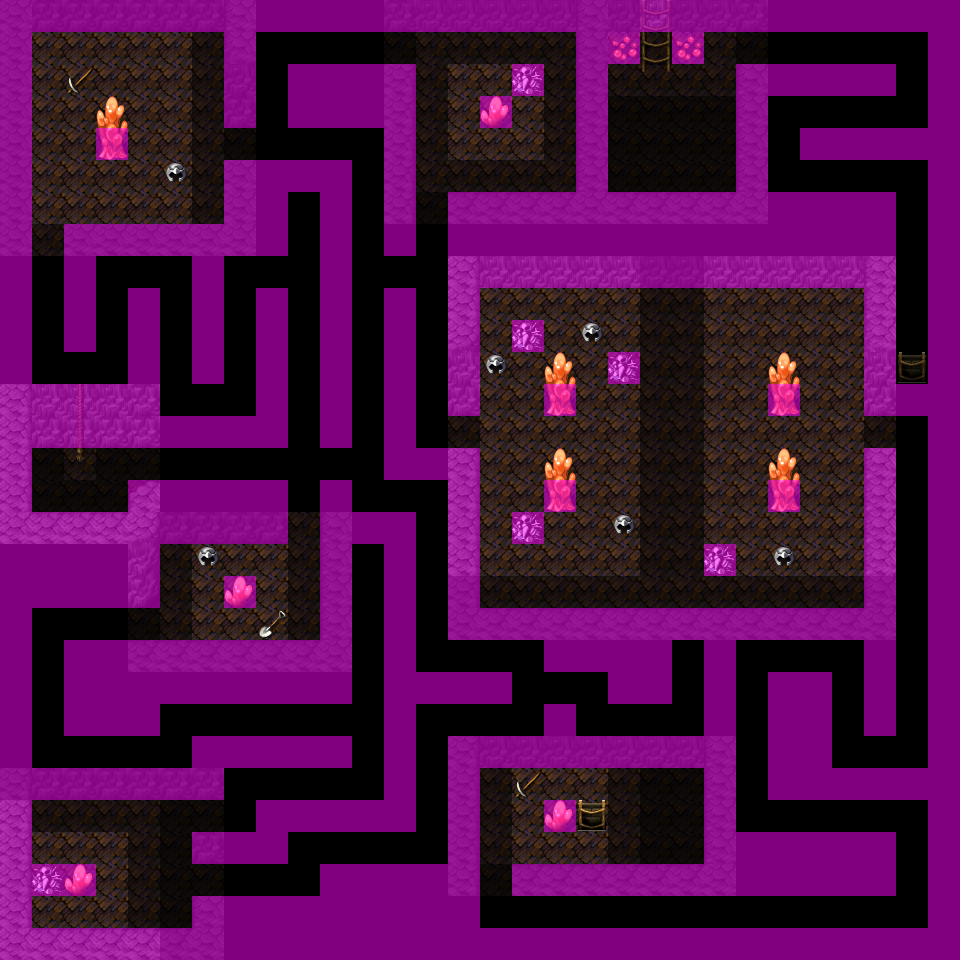

This is a level from a 2D game, rendered from its Tiled map with the project's own tilesets. A one-line summary and the map file follow, with tile-layer data summarised:
An orthogonal 30x30 tile map with 32x32 px tiles, 4 tile layers (Ground, Objects, Above, Walkable), 40 tilesets and 9 objects (5x spawn, 4x mapchange).

<map version="1.0" orientation="orthogonal" width="30" height="30" tilewidth="32" tileheight="32">
 <tileset firstgid="1" name="map_bed_1" tilewidth="32" tileheight="32">
  <image source="../drawable/map_bed_1.png" width="512" height="256" />
 </tileset>
 <tileset firstgid="129" name="map_border_1" tilewidth="32" tileheight="32">
  <image source="../drawable/map_border_1.png" width="512" height="256" />
 </tileset>
 <tileset firstgid="257" name="map_bridge_1" tilewidth="32" tileheight="32">
  <image source="../drawable/map_bridge_1.png" width="512" height="256" />
 </tileset>
 <tileset firstgid="385" name="map_broken_1" tilewidth="32" tileheight="32">
  <image source="../drawable/map_broken_1.png" width="512" height="256" />
 </tileset>
 <tileset firstgid="513" name="map_cavewall_1" tilewidth="32" tileheight="32">
  <image source="../drawable/map_cavewall_1.png" width="576" height="192" />
 </tileset>
 <tileset firstgid="621" name="map_cavewall_2" tilewidth="32" tileheight="32">
  <image source="../drawable/map_cavewall_2.png" width="576" height="192" />
 </tileset>
 <tileset firstgid="729" name="map_cavewall_3" tilewidth="32" tileheight="32">
  <image source="../drawable/map_cavewall_3.png" width="576" height="192" />
 </tileset>
 <tileset firstgid="837" name="map_chair_table_1" tilewidth="32" tileheight="32">
  <image source="../drawable/map_chair_table_1.png" width="512" height="256" />
 </tileset>
 <tileset firstgid="965" name="map_crate_1" tilewidth="32" tileheight="32">
  <image source="../drawable/map_crate_1.png" width="512" height="256" />
 </tileset>
 <tileset firstgid="1093" name="map_cupboard_1" tilewidth="32" tileheight="32">
  <image source="../drawable/map_cupboard_1.png" width="512" height="256" />
 </tileset>
 <tileset firstgid="1221" name="map_curtain_1" tilewidth="32" tileheight="32">
  <image source="../drawable/map_curtain_1.png" width="512" height="256" />
 </tileset>
 <tileset firstgid="1349" name="map_entrance_1" tilewidth="32" tileheight="32">
  <image source="../drawable/map_entrance_1.png" width="512" height="256" />
 </tileset>
 <tileset firstgid="1477" name="map_fence_1" tilewidth="32" tileheight="32">
  <image source="../drawable/map_fence_1.png" width="512" height="256" />
 </tileset>
 <tileset firstgid="1605" name="map_fence_2" tilewidth="32" tileheight="32">
  <image source="../drawable/map_fence_2.png" width="512" height="256" />
 </tileset>
 <tileset firstgid="1733" name="map_ground_1" tilewidth="32" tileheight="32">
  <image source="../drawable/map_ground_1.png" width="512" height="256" />
 </tileset>
 <tileset firstgid="1861" name="map_ground_2" tilewidth="32" tileheight="32">
  <image source="../drawable/map_ground_2.png" width="512" height="256" />
 </tileset>
 <tileset firstgid="1989" name="map_ground_3" tilewidth="32" tileheight="32">
  <image source="../drawable/map_ground_3.png" width="512" height="256" />
 </tileset>
 <tileset firstgid="2117" name="map_ground_4" tilewidth="32" tileheight="32">
  <image source="../drawable/map_ground_4.png" width="512" height="256" />
 </tileset>
 <tileset firstgid="2245" name="map_ground_5" tilewidth="32" tileheight="32">
  <image source="../drawable/map_ground_5.png" width="512" height="256" />
 </tileset>
 <tileset firstgid="2373" name="map_ground_6" tilewidth="32" tileheight="32">
  <image source="../drawable/map_ground_6.png" width="512" height="256" />
 </tileset>
 <tileset firstgid="2501" name="map_ground_7" tilewidth="32" tileheight="32">
  <image source="../drawable/map_ground_7.png" width="512" height="256" />
 </tileset>
 <tileset firstgid="2629" name="map_ground_8" tilewidth="32" tileheight="32">
  <image source="../drawable/map_ground_8.png" width="512" height="256" />
 </tileset>
 <tileset firstgid="2757" name="map_indoor_1" tilewidth="32" tileheight="32">
  <image source="../drawable/map_indoor_1.png" width="512" height="256" />
 </tileset>
 <tileset firstgid="2885" name="map_kitchen_1" tilewidth="32" tileheight="32">
  <image source="../drawable/map_kitchen_1.png" width="512" height="256" />
 </tileset>
 <tileset firstgid="3013" name="map_outdoor_1" tilewidth="32" tileheight="32">
  <image source="../drawable/map_outdoor_1.png" width="512" height="256" />
 </tileset>
 <tileset firstgid="3141" name="map_pillar_1" tilewidth="32" tileheight="32">
  <image source="../drawable/map_pillar_1.png" width="512" height="256" />
 </tileset>
 <tileset firstgid="3269" name="map_plant_1" tilewidth="32" tileheight="32">
  <image source="../drawable/map_plant_1.png" width="512" height="256" />
 </tileset>
 <tileset firstgid="3397" name="map_rock_1" tilewidth="32" tileheight="32">
  <image source="../drawable/map_rock_1.png" width="512" height="256" />
 </tileset>
 <tileset firstgid="3525" name="map_roof_1" tilewidth="32" tileheight="32">
  <image source="../drawable/map_roof_1.png" width="512" height="256" />
 </tileset>
 <tileset firstgid="3653" name="map_roof_2" tilewidth="32" tileheight="32">
  <image source="../drawable/map_roof_2.png" width="512" height="256" />
 </tileset>
 <tileset firstgid="3781" name="map_shop_1" tilewidth="32" tileheight="32">
  <image source="../drawable/map_shop_1.png" width="512" height="256" />
 </tileset>
 <tileset firstgid="3909" name="map_sign_ladder_1" tilewidth="32" tileheight="32">
  <image source="../drawable/map_sign_ladder_1.png" width="512" height="256" />
 </tileset>
 <tileset firstgid="4037" name="map_table_1" tilewidth="32" tileheight="32">
  <image source="../drawable/map_table_1.png" width="512" height="256" />
 </tileset>
 <tileset firstgid="4165" name="map_trail_1" tilewidth="32" tileheight="32">
  <image source="../drawable/map_trail_1.png" width="512" height="256" />
 </tileset>
 <tileset firstgid="4293" name="map_tree_1" tilewidth="32" tileheight="32">
  <image source="../drawable/map_tree_1.png" width="512" height="256" />
 </tileset>
 <tileset firstgid="4421" name="map_wall_1" tilewidth="32" tileheight="32">
  <image source="../drawable/map_wall_1.png" width="512" height="256" />
 </tileset>
 <tileset firstgid="4549" name="map_wall_2" tilewidth="32" tileheight="32">
  <image source="../drawable/map_wall_2.png" width="480" height="256" />
 </tileset>
 <tileset firstgid="4669" name="map_wall_3" tilewidth="32" tileheight="32">
  <image source="../drawable/map_wall_3.png" width="480" height="256" />
 </tileset>
 <tileset firstgid="4789" name="map_window_1" tilewidth="32" tileheight="32">
  <image source="../drawable/map_window_1.png" width="512" height="256" />
 </tileset>
 <tileset firstgid="4917" name="map_window_2" tilewidth="32" tileheight="32">
  <image source="../drawable/map_window_2.png" width="512" height="256" />
 </tileset>
 <layer name="Ground" width="30" height="30">
  <data>[900 cells, 900 non-empty, 11 distinct tile ids]</data>
 </layer>
 <layer name="Objects" width="30" height="30">
  <data>[900 cells, 318 non-empty, 18 distinct tile ids]</data>
 </layer>
 <layer name="Above" width="30" height="30">
  <data>[900 cells, 631 non-empty, 2 distinct tile ids]</data>
 </layer>
 <layer name="Walkable" width="30" height="30">
  <data>[900 cells, 443 non-empty, 1 distinct tile ids]</data>
 </layer>
 <objectgroup name="Mapevents">
  <object name="west" type="mapchange" x="64" y="448" width="32" height="32">
   <properties>
    <property name="map" value="blackwater_mountain6" />
    <property name="place" value="north" />
   </properties>
  </object>
  <object name="south" type="mapchange" x="576" y="800" width="32" height="32">
   <properties>
    <property name="map" value="blackwater_mountain8" />
    <property name="place" value="south" />
   </properties>
  </object>
  </objectgroup>
 <objectgroup name="Spawn">
  <!-- 5 objects omitted --></objectgroup>
 <objectgroup name="Keys" />
</map>
<!-- 7 of 9 objects omitted -->
